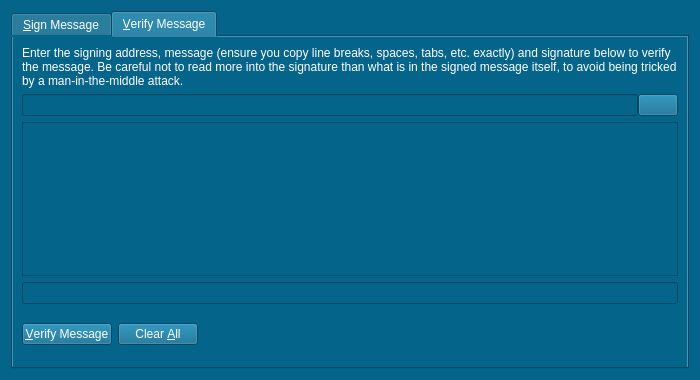
<?xml version="1.0" encoding="UTF-8"?>
<ui version="4.0">
 <class>SignVerifyMessageDialog</class>
 <widget class="QDialog" name="SignVerifyMessageDialog">
  <property name="geometry">
   <rect>
    <x>0</x>
    <y>0</y>
    <width>700</width>
    <height>380</height>
   </rect>
  </property>
  <property name="windowTitle">
   <string>Signatures - Sign / Verify a Message</string>
  </property>
  <property name="styleSheet">
   <string notr="true">background-color:#04648A;
color:white;</string>
  </property>
  <property name="modal">
   <bool>true</bool>
  </property>
  <layout class="QVBoxLayout" name="verticalLayout">
   <item>
    <widget class="QTabWidget" name="tabWidget">
     <property name="font">
      <font>
       <family>Segoe UI</family>
      </font>
     </property>
     <property name="currentIndex">
      <number>1</number>
     </property>
     <widget class="QWidget" name="tabSignMessage">
      <attribute name="title">
       <string>&amp;Sign Message</string>
      </attribute>
      <layout class="QVBoxLayout" name="verticalLayout_SM">
       <item>
        <widget class="QLabel" name="infoLabel_SM">
         <property name="font">
          <font>
           <family>Segoe UI</family>
          </font>
         </property>
         <property name="text">
          <string>You can sign messages with your addresses to prove you own them. Be careful not to sign anything vague, as phishing attacks may try to trick you into signing your identity over to them. Only sign fully-detailed statements you agree to.</string>
         </property>
         <property name="textFormat">
          <enum>Qt::PlainText</enum>
         </property>
         <property name="wordWrap">
          <bool>true</bool>
         </property>
        </widget>
       </item>
       <item>
        <layout class="QHBoxLayout" name="horizontalLayout_1_SM">
         <property name="spacing">
          <number>0</number>
         </property>
         <item>
          <widget class="QValidatedLineEdit" name="addressIn_SM">
           <property name="font">
            <font>
             <family>Segoe UI</family>
            </font>
           </property>
           <property name="toolTip">
            <string>The address to sign the message with (e.g. 1NS17iag9jJgTHD1VXjvLCEnZuQ3rJDE9L)</string>
           </property>
           <property name="maxLength">
            <number>34</number>
           </property>
          </widget>
         </item>
         <item>
          <widget class="QPushButton" name="addressBookButton_SM">
           <property name="font">
            <font>
             <family>Segoe UI</family>
            </font>
           </property>
           <property name="toolTip">
            <string>Choose an address from the address book</string>
           </property>
           <property name="text">
            <string/>
           </property>
           <property name="icon">
            <iconset resource="../bitcoin.qrc">
             <normaloff>:/icons/address-book</normaloff>:/icons/address-book</iconset>
           </property>
           <property name="shortcut">
            <string>Alt+A</string>
           </property>
           <property name="autoDefault">
            <bool>false</bool>
           </property>
          </widget>
         </item>
         <item>
          <widget class="QPushButton" name="pasteButton_SM">
           <property name="font">
            <font>
             <family>Segoe UI</family>
            </font>
           </property>
           <property name="toolTip">
            <string>Paste address from clipboard</string>
           </property>
           <property name="text">
            <string/>
           </property>
           <property name="icon">
            <iconset resource="../bitcoin.qrc">
             <normaloff>:/icons/editpaste</normaloff>:/icons/editpaste</iconset>
           </property>
           <property name="shortcut">
            <string>Alt+P</string>
           </property>
           <property name="autoDefault">
            <bool>false</bool>
           </property>
          </widget>
         </item>
        </layout>
       </item>
       <item>
        <widget class="QPlainTextEdit" name="messageIn_SM">
         <property name="font">
          <font>
           <family>Segoe UI</family>
          </font>
         </property>
         <property name="toolTip">
          <string>Enter the message you want to sign here</string>
         </property>
        </widget>
       </item>
       <item>
        <layout class="QHBoxLayout" name="horizontalLayout_2_SM">
         <property name="spacing">
          <number>0</number>
         </property>
         <item>
          <widget class="QLineEdit" name="signatureOut_SM">
           <property name="font">
            <font>
             <family>Segoe UI</family>
             <italic>true</italic>
            </font>
           </property>
           <property name="readOnly">
            <bool>true</bool>
           </property>
          </widget>
         </item>
         <item>
          <widget class="QPushButton" name="copySignatureButton_SM">
           <property name="font">
            <font>
             <family>Segoe UI</family>
            </font>
           </property>
           <property name="toolTip">
            <string>Copy the current signature to the system clipboard</string>
           </property>
           <property name="text">
            <string/>
           </property>
           <property name="icon">
            <iconset resource="../bitcoin.qrc">
             <normaloff>:/icons/editcopy</normaloff>:/icons/editcopy</iconset>
           </property>
           <property name="autoDefault">
            <bool>false</bool>
           </property>
          </widget>
         </item>
        </layout>
       </item>
       <item>
        <layout class="QHBoxLayout" name="horizontalLayout_3_SM">
         <item>
          <widget class="QPushButton" name="signMessageButton_SM">
           <property name="font">
            <font>
             <family>Segoe UI</family>
            </font>
           </property>
           <property name="toolTip">
            <string>Sign the message to prove you own this Bitcoin address</string>
           </property>
           <property name="text">
            <string>&amp;Sign Message</string>
           </property>
           <property name="icon">
            <iconset resource="../bitcoin.qrc">
             <normaloff>:/icons/edit</normaloff>:/icons/edit</iconset>
           </property>
           <property name="autoDefault">
            <bool>false</bool>
           </property>
          </widget>
         </item>
         <item>
          <widget class="QPushButton" name="clearButton_SM">
           <property name="font">
            <font>
             <family>Segoe UI</family>
            </font>
           </property>
           <property name="toolTip">
            <string>Reset all sign message fields</string>
           </property>
           <property name="text">
            <string>Clear &amp;All</string>
           </property>
           <property name="icon">
            <iconset resource="../bitcoin.qrc">
             <normaloff>:/icons/remove</normaloff>:/icons/remove</iconset>
           </property>
           <property name="autoDefault">
            <bool>false</bool>
           </property>
          </widget>
         </item>
         <item>
          <spacer name="horizontalSpacer_1_SM">
           <property name="font">
            <font>
             <family>Segoe UI</family>
            </font>
           </property>
           <property name="orientation">
            <enum>Qt::Horizontal</enum>
           </property>
           <property name="sizeHint" stdset="0">
            <size>
             <width>40</width>
             <height>48</height>
            </size>
           </property>
          </spacer>
         </item>
         <item>
          <widget class="QLabel" name="statusLabel_SM">
           <property name="font">
            <font>
             <family>Segoe UI</family>
             <weight>75</weight>
             <bold>true</bold>
            </font>
           </property>
           <property name="text">
            <string/>
           </property>
           <property name="wordWrap">
            <bool>true</bool>
           </property>
          </widget>
         </item>
         <item>
          <spacer name="horizontalSpacer_2_SM">
           <property name="font">
            <font>
             <family>Segoe UI</family>
            </font>
           </property>
           <property name="orientation">
            <enum>Qt::Horizontal</enum>
           </property>
           <property name="sizeHint" stdset="0">
            <size>
             <width>40</width>
             <height>48</height>
            </size>
           </property>
          </spacer>
         </item>
        </layout>
       </item>
      </layout>
     </widget>
     <widget class="QWidget" name="tabVerifyMessage">
      <attribute name="title">
       <string>&amp;Verify Message</string>
      </attribute>
      <layout class="QVBoxLayout" name="verticalLayout_VM">
       <item>
        <widget class="QLabel" name="infoLabel_VM">
         <property name="text">
          <string>Enter the signing address, message (ensure you copy line breaks, spaces, tabs, etc. exactly) and signature below to verify the message. Be careful not to read more into the signature than what is in the signed message itself, to avoid being tricked by a man-in-the-middle attack.</string>
         </property>
         <property name="textFormat">
          <enum>Qt::PlainText</enum>
         </property>
         <property name="alignment">
          <set>Qt::AlignLeading|Qt::AlignLeft|Qt::AlignTop</set>
         </property>
         <property name="wordWrap">
          <bool>true</bool>
         </property>
        </widget>
       </item>
       <item>
        <layout class="QHBoxLayout" name="horizontalLayout_1_VM">
         <property name="spacing">
          <number>0</number>
         </property>
         <item>
          <widget class="QValidatedLineEdit" name="addressIn_VM">
           <property name="toolTip">
            <string>The address the message was signed with (e.g. 1NS17iag9jJgTHD1VXjvLCEnZuQ3rJDE9L)</string>
           </property>
           <property name="maxLength">
            <number>34</number>
           </property>
          </widget>
         </item>
         <item>
          <widget class="QPushButton" name="addressBookButton_VM">
           <property name="toolTip">
            <string>Choose an address from the address book</string>
           </property>
           <property name="text">
            <string/>
           </property>
           <property name="icon">
            <iconset resource="../bitcoin.qrc">
             <normaloff>:/icons/address-book</normaloff>:/icons/address-book</iconset>
           </property>
           <property name="shortcut">
            <string>Alt+A</string>
           </property>
           <property name="autoDefault">
            <bool>false</bool>
           </property>
          </widget>
         </item>
        </layout>
       </item>
       <item>
        <widget class="QPlainTextEdit" name="messageIn_VM"/>
       </item>
       <item>
        <widget class="QValidatedLineEdit" name="signatureIn_VM"/>
       </item>
       <item>
        <layout class="QHBoxLayout" name="horizontalLayout_2_VM">
         <item>
          <widget class="QPushButton" name="verifyMessageButton_VM">
           <property name="toolTip">
            <string>Verify the message to ensure it was signed with the specified Bitcoin address</string>
           </property>
           <property name="text">
            <string>&amp;Verify Message</string>
           </property>
           <property name="icon">
            <iconset resource="../bitcoin.qrc">
             <normaloff>:/icons/transaction_0</normaloff>:/icons/transaction_0</iconset>
           </property>
           <property name="autoDefault">
            <bool>false</bool>
           </property>
          </widget>
         </item>
         <item>
          <widget class="QPushButton" name="clearButton_VM">
           <property name="toolTip">
            <string>Reset all verify message fields</string>
           </property>
           <property name="text">
            <string>Clear &amp;All</string>
           </property>
           <property name="icon">
            <iconset resource="../bitcoin.qrc">
             <normaloff>:/icons/remove</normaloff>:/icons/remove</iconset>
           </property>
           <property name="autoDefault">
            <bool>false</bool>
           </property>
          </widget>
         </item>
         <item>
          <spacer name="horizontalSpacer_1_VM">
           <property name="orientation">
            <enum>Qt::Horizontal</enum>
           </property>
           <property name="sizeHint" stdset="0">
            <size>
             <width>40</width>
             <height>48</height>
            </size>
           </property>
          </spacer>
         </item>
         <item>
          <widget class="QLabel" name="statusLabel_VM">
           <property name="font">
            <font>
             <weight>75</weight>
             <bold>true</bold>
            </font>
           </property>
           <property name="text">
            <string/>
           </property>
           <property name="wordWrap">
            <bool>true</bool>
           </property>
          </widget>
         </item>
         <item>
          <spacer name="horizontalSpacer_2_VM">
           <property name="orientation">
            <enum>Qt::Horizontal</enum>
           </property>
           <property name="sizeHint" stdset="0">
            <size>
             <width>40</width>
             <height>48</height>
            </size>
           </property>
          </spacer>
         </item>
        </layout>
       </item>
      </layout>
     </widget>
    </widget>
   </item>
  </layout>
 </widget>
 <customwidgets>
  <customwidget>
   <class>QValidatedLineEdit</class>
   <extends>QLineEdit</extends>
   <header>qvalidatedlineedit.h</header>
  </customwidget>
 </customwidgets>
 <resources>
  <include location="../bitcoin.qrc"/>
 </resources>
 <connections/>
</ui>
